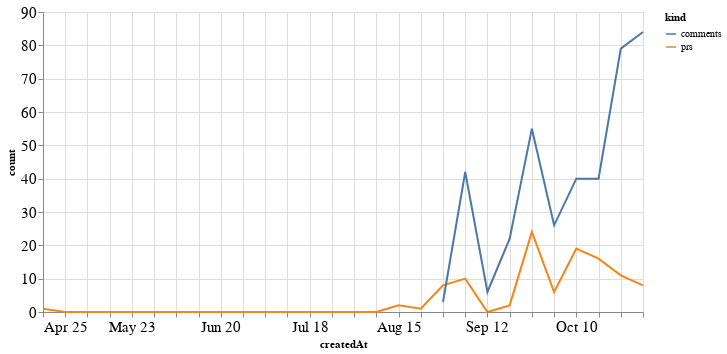

Notebook cell for this chart:
### Code cell
alt.Chart(total_time, width=600).mark_line().encode(
    x='createdAt',
    y='count',
    color='kind'
)

### Figure 1 — Vega-Lite specification as saved in the notebook (floating-point values rounded to 4 significant figures)
{"config": {"axisLeft": {"labelFontSize": 15}, "axisBottom": {"labelFontSize": 15}}, "data": {"name": "data-96bb7f93c8242e3de0f068db8ce1327c"}, "mark": "line", "encoding": {"color": {"type": "nominal", "field": "kind"}, "x": {"type": "temporal", "field": "createdAt"}, "y": {"type": "quantitative", "field": "count"}}, "width": 600, "$schema": "https://vega.github.io/schema/vega-lite/v4.8.1.json", "datasets": {"data-96bb7f93c8242e3de0f068db8ce1327c": [{"createdAt": "2021-04-25T00:00:00", "kind": "prs", "count": 1.0}, {"createdAt": "2021-05-02T00:00:00", "kind": "prs", "count": 0.0}, {"createdAt": "2021-05-09T00:00:00", "kind": "prs", "count": 0.0}, {"createdAt": "2021-05-16T00:00:00", "kind": "prs", "count": 0.0}, {"createdAt": "2021-05-23T00:00:00", "kind": "prs", "count": 0.0}, {"createdAt": "2021-05-30T00:00:00", "kind": "prs", "count": 0.0}, {"createdAt": "2021-06-06T00:00:00", "kind": "prs", "count": 0.0}, {"createdAt": "2021-06-13T00:00:00", "kind": "prs", "count": 0.0}, {"createdAt": "2021-06-20T00:00:00", "kind": "prs", "count": 0.0}, {"createdAt": "2021-06-27T00:00:00", "kind": "prs", "count": 0.0}, {"createdAt": "2021-07-04T00:00:00", "kind": "prs", "count": 0.0}, {"createdAt": "2021-07-11T00:00:00", "kind": "prs", "count": 0.0}, {"createdAt": "2021-07-18T00:00:00", "kind": "prs", "count": 0.0}, {"createdAt": "2021-07-25T00:00:00", "kind": "prs", "count": 0.0}, {"createdAt": "2021-08-01T00:00:00", "kind": "prs", "count": 0.0}, {"createdAt": "2021-08-08T00:00:00", "kind": "prs", "count": 0.0}, {"createdAt": "2021-08-15T00:00:00", "kind": "prs", "count": 2.0}, {"createdAt": "2021-08-22T00:00:00", "kind": "prs", "count": 1.0}, {"createdAt": "2021-08-29T00:00:00", "kind": "prs", "count": 8.0}, {"createdAt": "2021-09-05T00:00:00", "kind": "prs", "count": 10.0}, {"createdAt": "2021-09-12T00:00:00", "kind": "prs", "count": 0.0}, {"createdAt": "2021-09-19T00:00:00", "kind": "prs", "count": 2.0}, {"createdAt": "2021-09-26T00:00:00", "kind": "prs", "count": 24.0}, {"createdAt": "2021-10-03T00:00:00", "kind": "prs", "count": 6.0}, {"createdAt": "2021-10-10T00:00:00", "kind": "prs", "count": 19.0}, {"createdAt": "2021-10-17T00:00:00", "kind": "prs", "count": 16.0}, {"createdAt": "2021-10-24T00:00:00", "kind": "prs", "count": 11.0}, {"createdAt": "2021-10-31T00:00:00", "kind": "prs", "count": 8.0}, {"createdAt": "2021-04-25T00:00:00", "kind": "comments", "count": null}, {"createdAt": "2021-05-02T00:00:00", "kind": "comments", "count": null}, {"createdAt": "2021-05-09T00:00:00", "kind": "comments", "count": null}, {"createdAt": "2021-05-16T00:00:00", "kind": "comments", "count": null}, {"createdAt": "2021-05-23T00:00:00", "kind": "comments", "count": null}, {"createdAt": "2021-05-30T00:00:00", "kind": "comments", "count": null}, {"createdAt": "2021-06-06T00:00:00", "kind": "comments", "count": null}, {"createdAt": "2021-06-13T00:00:00", "kind": "comments", "count": null}, {"createdAt": "2021-06-20T00:00:00", "kind": "comments", "count": null}, {"createdAt": "2021-06-27T00:00:00", "kind": "comments", "count": null}, {"createdAt": "2021-07-04T00:00:00", "kind": "comments", "count": null}, {"createdAt": "2021-07-11T00:00:00", "kind": "comments", "count": null}, {"createdAt": "2021-07-18T00:00:00", "kind": "comments", "count": null}, {"createdAt": "2021-07-25T00:00:00", "kind": "comments", "count": null}, {"createdAt": "2021-08-01T00:00:00", "kind": "comments", "count": null}, {"createdAt": "2021-08-08T00:00:00", "kind": "comments", "count": null}, {"createdAt": "2021-08-15T00:00:00", "kind": "comments", "count": null}, {"createdAt": "2021-08-22T00:00:00", "kind": "comments", "count": null}, {"createdAt": "2021-08-29T00:00:00", "kind": "comments", "count": 3.0}, {"createdAt": "2021-09-05T00:00:00", "kind": "comments", "count": 42.0}, {"createdAt": "2021-09-12T00:00:00", "kind": "comments", "count": 6.0}, {"createdAt": "2021-09-19T00:00:00", "kind": "comments", "count": 22.0}, {"createdAt": "2021-09-26T00:00:00", "kind": "comments", "count": 55.0}, {"createdAt": "2021-10-03T00:00:00", "kind": "comments", "count": 26.0}, {"createdAt": "2021-10-10T00:00:00", "kind": "comments", "count": 40.0}, {"createdAt": "2021-10-17T00:00:00", "kind": "comments", "count": 40.0}, {"createdAt": "2021-10-24T00:00:00", "kind": "comments", "count": 79.0}, {"createdAt": "2021-10-31T00:00:00", "kind": "comments", "count": 84.0}]}}
